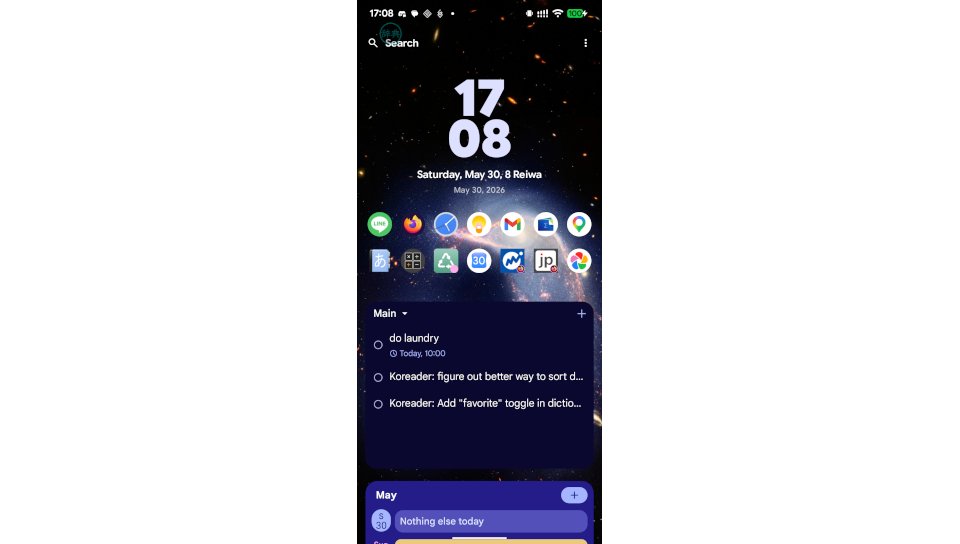
#> input picture tools/onnx_quantization/calibration_data/detect/1.png, 960 x 544 px; its folder holds only this picture in this run
$ python gen_det_calib_npy.py
#> lines starting #> are read from the running program, lines starting #| are printed output that depends on the picture
#!/usr/bin/env python3
"""Generate ncnn2table npy calibration inputs for PP-OCRv6 det (DB, 960x960).
Matches OcrEngine.kt detect() runtime preprocessing exactly:
  scale = 960 / max(origW, origH), resize bilinear to resizeW x resizeH
  letterbox centered on 960x960 gray (128,128,128)
  NCHW float32 ImageNet norm: (px/255 - mean)/std,
  mean=[0.485,0.456,0.406] std=[0.229,0.224,0.225], R->ch0
Sources: tools/onnx_quantization/calibration_data/detect/ (committed, per #22).
Output npy shape: (3,960,960) float32 — ncnn2table shape=[960,960,3] type=1.
Usage: python3 tools/gen_det_calib_npy.py --out /tmp/det_calib
"""
import argparse
import glob
import os

import numpy as np
from PIL import Image

MODEL = 960
MEAN = np.array([0.485, 0.456, 0.406], dtype=np.float32)
STD = np.array([0.229, 0.224, 0.225], dtype=np.float32)


def preprocess(path):
    im = Image.open(path).convert("RGB")
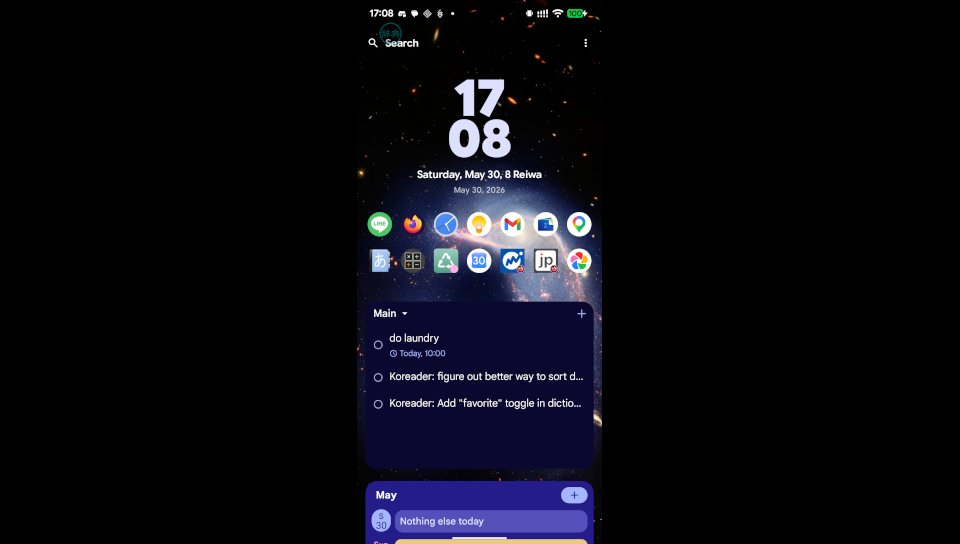
#> im: PIL image 960x544 RGB; mean R, G, B 10.3, 10.3, 17.1
    rw, rh = im.size
#> rw = 960; rh = 544
    if rw < 4 or rh < 4:
        raise ValueError(f"too small: {path} {rw}x{rh}")
    scale = MODEL / max(rw, rh)
#> scale = 1
    resize_w = max(round(rw * scale), 32)
#> resize_w = 960
    resize_h = max(round(rh * scale), 32)
#> resize_h = 544
    im_r = im.resize((resize_w, resize_h), Image.BILINEAR)
    # letterbox centered on 128 gray
    canvas = Image.new("RGB", (MODEL, MODEL), (128, 128, 128))
#> canvas: PIL image 960x960 RGB; every value is 128
    canvas.paste(im_r, ((MODEL - resize_w) // 2, (MODEL - resize_h) // 2))
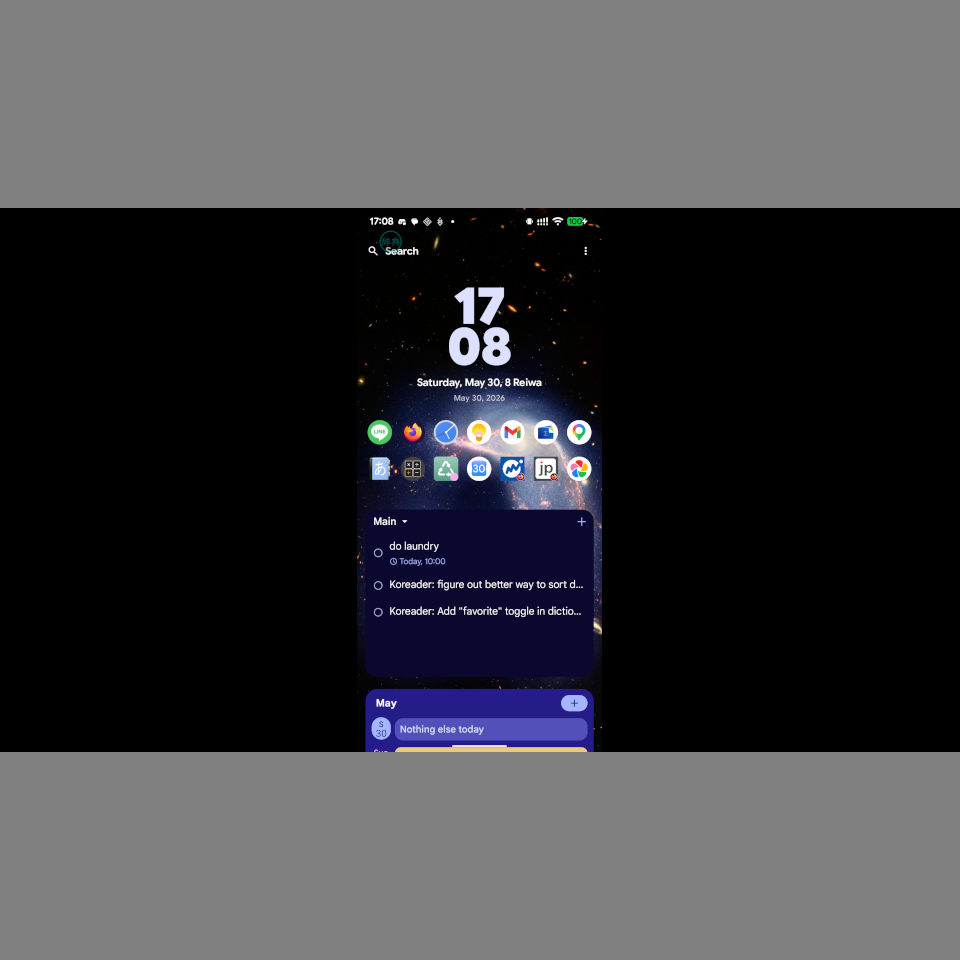
#> canvas: PIL image 960x960 RGB; mean R, G, B 61.3, 61.3, 65.2
    arr = np.asarray(canvas).astype(np.float32) / 255.0
    norm = (arr - MEAN[None, None, :]) / STD[None, None, :]
    out = np.transpose(norm, (2, 0, 1)).astype(np.float32)  # (3,960,960)
    assert out.shape == (3, MODEL, MODEL), out.shape
    return out


def main():
    ap = argparse.ArgumentParser()
    ap.add_argument("--out", default="/tmp/det_calib")
    ap.add_argument("--calib_dir", default="tools/onnx_quantization/calibration_data/detect")
    args = ap.parse_args()

    cands = sorted(
        glob.glob(os.path.join(args.calib_dir, "*"))
    )
    # keep only image extensions PIL can open (skip .ppm? PIL handles ppm too)
    cands = [f for f in cands if os.path.isfile(f)
             and f.lower().endswith((".png", ".jpg", ".jpeg", ".bmp", ".webp", ".ppm"))]
    print(f"{len(cands)} candidate det images in {args.calib_dir}")

    os.makedirs(args.out, exist_ok=True)
    flist = os.path.join(args.out, "filelist_det.txt")
    ok = 0
    with open(flist, "w") as lf:
        for i, f in enumerate(cands):
            try:
                arr = preprocess(f)
            except Exception as e:
                print(f"skip {f}: {e}")
                continue
            npy = os.path.join(args.out, f"calib_{ok:03d}.npy")
            np.save(npy, arr)
            lf.write(npy + "\n")
            ok += 1
    print(f"det: {ok} npys -> {args.out}, list {flist}")
    print("ncnn2table shape=[960,960,3] type=1 (npy is (3,960,960) C,H,W)")


if __name__ == "__main__":
    main()

$ run again, on tools/onnx_quantization/calibration_data/detect/605940711_1320044940160214_8829239437499376381_n.jpg
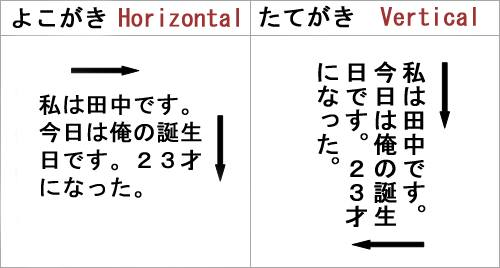
#> input picture tools/onnx_quantization/calibration_data/detect/605940711_1320044940160214_8829239437499376381_n.jpg, 500 x 268 px
#> in preprocess, im is the input picture: PIL image 500x268 RGB; mean R, G, B 233.1, 232.3, 232.3
#> in preprocess, `canvas.paste(im_r, ((MODEL - resize_w) // 2, (MODEL - resize_h) // 2))`:
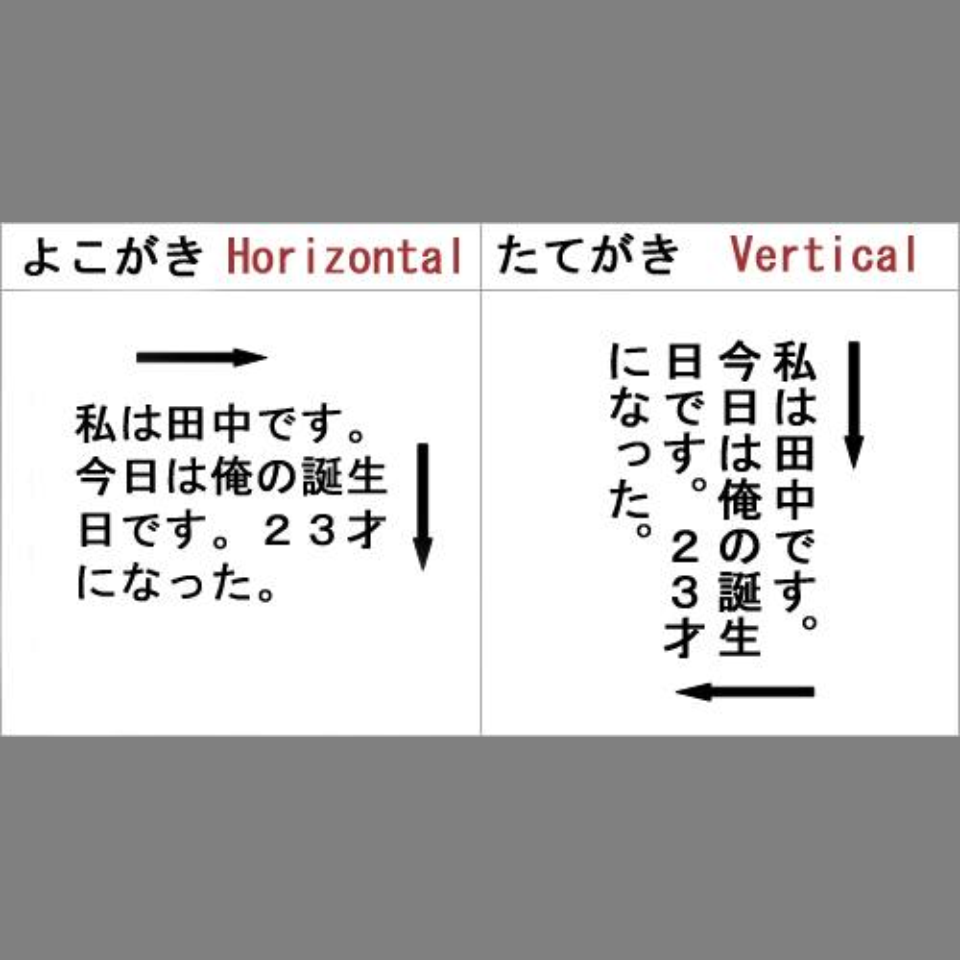
#> canvas: PIL image 960x960 RGB; mean R, G, B 184.4, 183.9, 183.9
#> in preprocess, `norm = (arr - MEAN[None, None, :]) / STD[None, None, :]`:
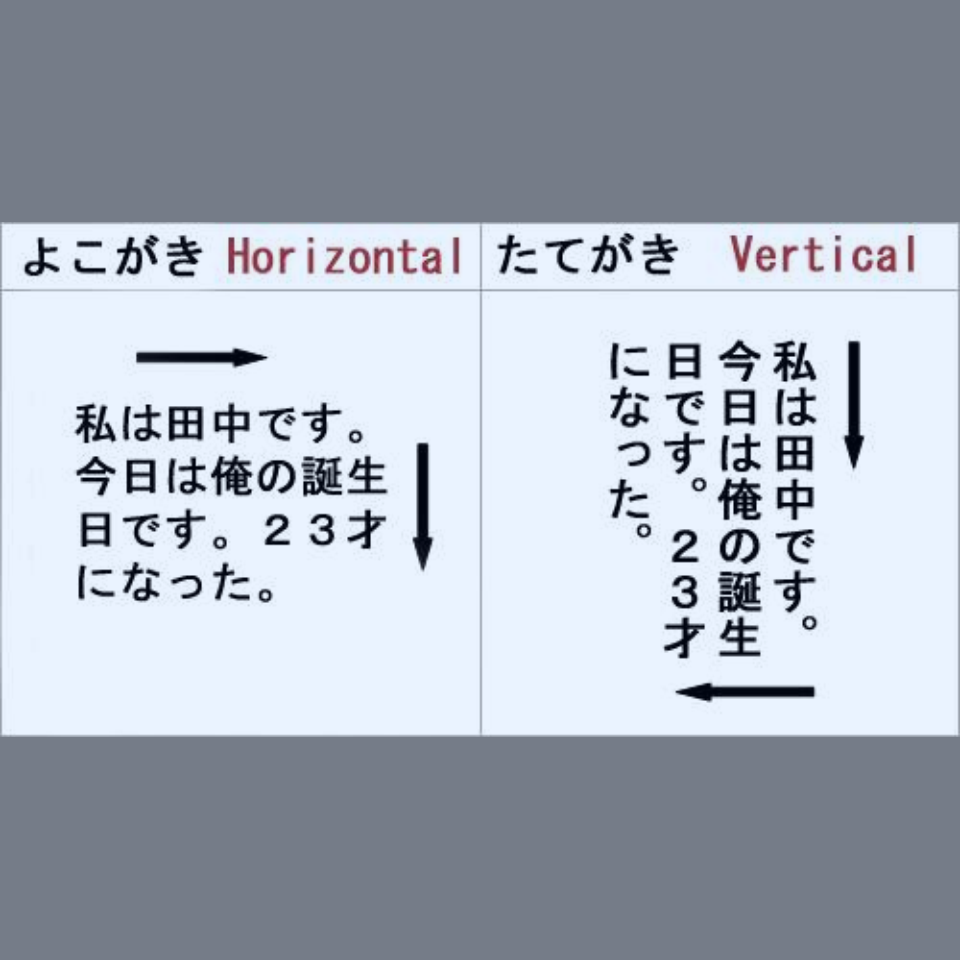
#> norm: shape (960, 960, 3) float32; mean R, G, B 1.04, 1.2, 1.39; drawn with min black and max white
